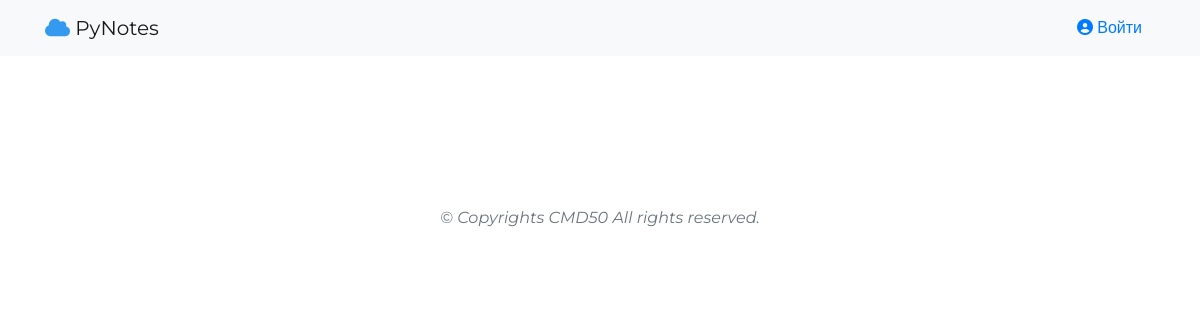
/notes/ (signed in), run on an earlier commit of the app's database.
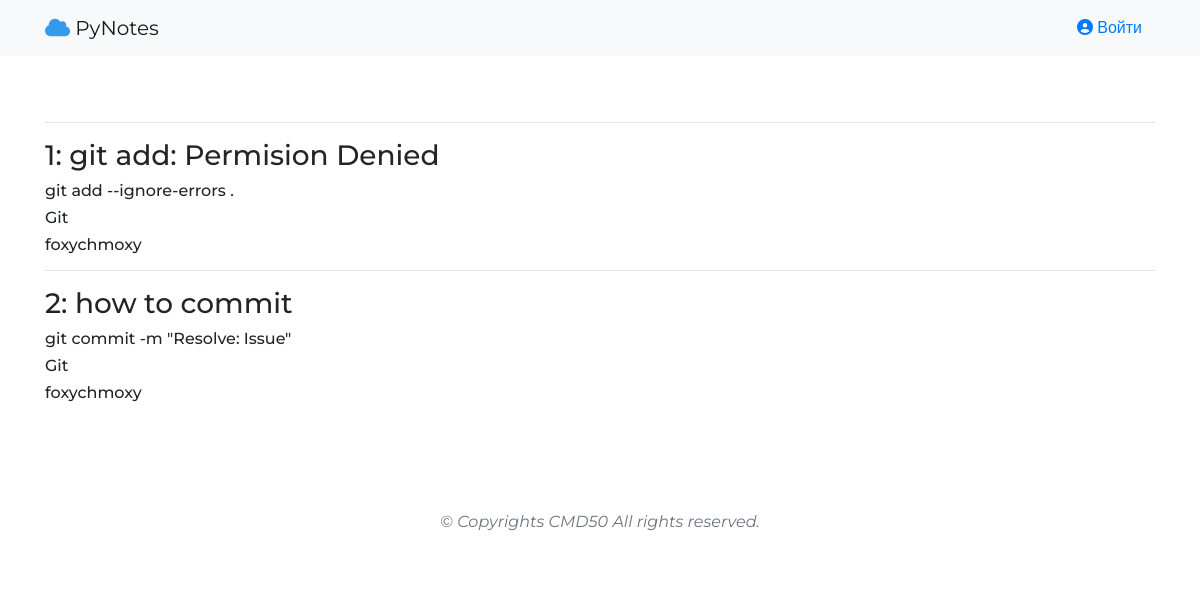
And on a later commit of the database.
### PyNotes/apps/notes/models.py (models this page shows, shortened)
class Note(models.Model):
    title = models.CharField('Титул', max_length=30, default=None)
    text = models.TextField('Заметка', default=None)
    category = models.ForeignKey(Category, on_delete=models.CASCADE, default=None)
    user = models.ForeignKey(User, on_delete=models.CASCADE, default=None)
    class Meta:
        verbose_name = 'Заметка'
        verbose_name_plural = 'Заметки'

class Category(models.Model):
    name = models.CharField('Название', max_length=30, default=None)
    color = models.ForeignKey(Color, on_delete=models.CASCADE, default=None)
    def __str__(self):
        return self.name
    class Meta:
        verbose_name = 'Категория'
        verbose_name_plural = 'Категории'

### PyNotes/apps/notes/views.py (the view)
# urls.py: path('', views.index, name='index')
@login_required
def index(request):
    user_id = request.user.id
    notes = Note.objects.filter(user=user_id)
    return render(request, 'notes/index.html', { 'notes' : notes })

### PyNotes/templates/notes/index.html
{% extends "notes/_layout.html" %}
{% load static %}
{% block content %}
<div class="container" style="padding-top:50px;padding-bottom:50px;">
    {% for note in notes %}
        <hr>
        <h3>{{ note.id }}: {{ note.title }}</h3>
        <h6>{{ note.text }}</h6>
        <h6>{{ note.category }}</h6>
        <h6>{{ note.user }}</h6>
    {% endfor %}
</div>
{% endblock %}

### PyNotes/templates/notes/_layout.html (shortened to what this page needs)
<!DOCTYPE html>
<html>
<head>
  {% load staticfiles %}
  <link href="//maxcdn.bootstrapcdn.com/bootstrap/4.0.0/css/bootstrap.min.css" rel="stylesheet" id="bootstrap-css">
  <link rel="stylesheet" href="https://cdnjs.cloudflare.com/ajax/libs/font-awesome/4.7.0/css/font-awesome.min.css">
</head>
<body>
<nav class="navbar navbar-light bg-light navbar-fixed">
  <div class="container">
    <ul class="nav navbar-nav">
      <li class="active">
        <a class="navbar-brand" href="#">
          <i class="fas fa-cloud" style="color: #339AF0;"></i>
           PyNotes
        </a>
      </li>
    </ul>
    <ul class="nav navbar-nav navbar-right">
      <li class="navbar-right">
        <a href="/" class="btn btn-light text-primary"><i class="fas fa-user-circle"></i> Войти</a>
      </li>
    </ul>
  </div>
</nav>
{% block content %}{% endblock %}
<footer class="bg-white pb-5">
  <div class="container text-center">
    <p class="font-italic text-muted mb-0">&copy; Copyrights CMD50 All rights reserved.</p>
  </div>
</footer>
</body>
</html>

### PyNotes/templates/notes/_layout.html (style rules this page uses)
* { font-family: 'Montserrat', sans-serif; }
footer { margin-top: 50px }

What changed in the data, as far as the page shows it:
added Note: id "1", title "git add: Permision Denied", text "git add --ignore-errors .", category "Git", user "foxychmoxy"
added Note: id "2", title "how to commit", text "git commit -m \"Resolve: Issue\"", category "Git", user "foxychmoxy"
